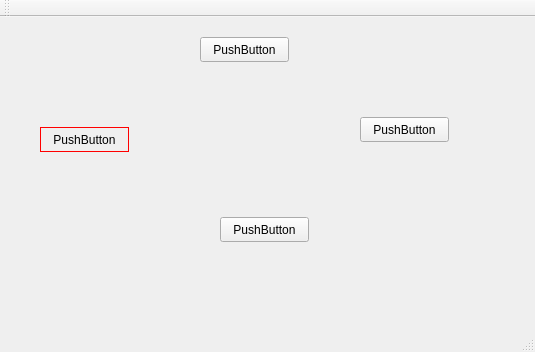
<?xml version="1.0" encoding="UTF-8"?>
<ui version="4.0">
 <class>MainWindow</class>
 <widget class="QMainWindow" name="MainWindow">
  <property name="geometry">
   <rect>
    <x>0</x>
    <y>0</y>
    <width>535</width>
    <height>352</height>
   </rect>
  </property>
  <property name="windowTitle">
   <string>MainWindow</string>
  </property>
  <property name="styleSheet">
   <string notr="true">QPushButton#pushButton {
	border: 1px solid red;
}</string>
  </property>
  <widget class="QWidget" name="centralWidget">
   <widget class="QPushButton" name="pushButton">
    <property name="geometry">
     <rect>
      <x>40</x>
      <y>110</y>
      <width>89</width>
      <height>25</height>
     </rect>
    </property>
    <property name="text">
     <string>PushButton</string>
    </property>
   </widget>
   <widget class="QPushButton" name="pushButton_2">
    <property name="geometry">
     <rect>
      <x>200</x>
      <y>20</y>
      <width>89</width>
      <height>25</height>
     </rect>
    </property>
    <property name="text">
     <string>PushButton</string>
    </property>
   </widget>
   <widget class="QPushButton" name="pushButton_3">
    <property name="geometry">
     <rect>
      <x>360</x>
      <y>100</y>
      <width>89</width>
      <height>25</height>
     </rect>
    </property>
    <property name="text">
     <string>PushButton</string>
    </property>
   </widget>
   <widget class="QPushButton" name="pushButton_4">
    <property name="geometry">
     <rect>
      <x>220</x>
      <y>200</y>
      <width>89</width>
      <height>25</height>
     </rect>
    </property>
    <property name="text">
     <string>PushButton</string>
    </property>
   </widget>
  </widget>
  <widget class="QMenuBar" name="menuBar">
   <property name="geometry">
    <rect>
     <x>0</x>
     <y>0</y>
     <width>535</width>
     <height>22</height>
    </rect>
   </property>
  </widget>
  <widget class="QToolBar" name="mainToolBar">
   <attribute name="toolBarArea">
    <enum>TopToolBarArea</enum>
   </attribute>
   <attribute name="toolBarBreak">
    <bool>false</bool>
   </attribute>
  </widget>
  <widget class="QStatusBar" name="statusBar"/>
 </widget>
 <layoutdefault spacing="6" margin="11"/>
 <resources/>
 <connections/>
</ui>
